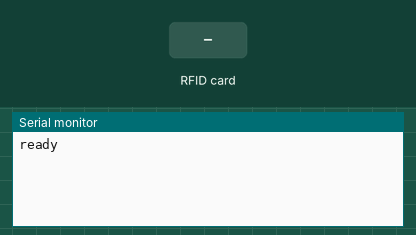
Recording of a sketch running on a simulated Arduino Uno, built with avr-gcc and run on an emulated ATmega328P. On the bench: the last lines printed to the serial monitor. The test bench sets the inputs (shaded band).

Above: at 1.2 s.
1.3 s: RFID card 5E 7A 19 C4 held to the reader
At 1.7 s:
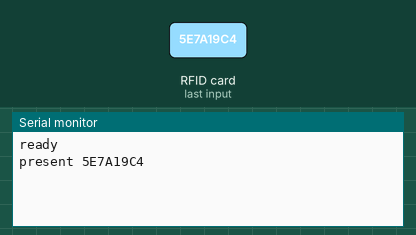
At 2.6 s:
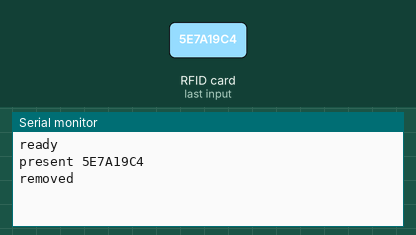

The sketch:

pn532_reader.ino
```cpp
// Reads cards from a PN532 and reports them over USB serial to bridge/reader.mjs.
//
//   present <UID>   a card arrived, UID in uppercase hex
//   removed         the card left the reader
//   error <text>    something is wrong with the PN532
//
// Wiring for an Arduino Uno (PN532 switches set to I2C): VCC-5V, GND-GND, SDA-A4, SCL-A5.
#include <Adafruit_PN532.h>
#include <Wire.h>

const unsigned long BAUD_RATE = 115200;
const uint16_t POLL_TIMEOUT_MS = 100;

// The PN532 has no "card left" signal, and a card on the reader can miss the odd poll.
// So a card only counts as removed after this long without being seen.
const unsigned long REMOVED_AFTER_MS = 500;

// The library requires IRQ and RESET pins, but neither needs wiring: over I2C it polls a
// ready byte instead. Pins 2 and 3 are just left free for this.
const uint8_t IRQ_PIN = 2;
const uint8_t RESET_PIN = 3;

Adafruit_PN532 nfc(IRQ_PIN, RESET_PIN, &Wire);

String currentUid;
unsigned long lastSeenAt = 0;

String toHex(const uint8_t *bytes, uint8_t length) {
  String hex;
  for (uint8_t i = 0; i < length; i++) {
    if (bytes[i] < 0x10) hex += '0';
    hex += String(bytes[i], HEX);
  }
  hex.toUpperCase();
  return hex;
}

void setup() {
  Serial.begin(BAUD_RATE);

  // Keep trying, so a loose wire can be fixed without pressing reset.
  while (!nfc.begin() || !nfc.getFirmwareVersion()) {
    Serial.println(F("error PN532 not found. Check the wiring and the I2C switches."));
    delay(1000);
  }
  nfc.SAMConfig();
  Serial.println(F("ready"));
}

void loop() {
  uint8_t uid[10]; // longest ISO14443A UID
  uint8_t uidLength = 0;

  if (nfc.readPassiveTargetID(PN532_MIFARE_ISO14443A, uid, &uidLength, POLL_TIMEOUT_MS)) {
    lastSeenAt = millis();
    String uidHex = toHex(uid, uidLength);
    if (uidHex != currentUid) {
      currentUid = uidHex;
      Serial.println("present " + uidHex);
    }
  } else if (currentUid.length() > 0 && millis() - lastSeenAt > REMOVED_AFTER_MS) {
    currentUid = "";
    Serial.println(F("removed"));
  }
}
```

Measured:
- after the input at 1.3 s, the serial monitor: prints a new line at once (image 1)
